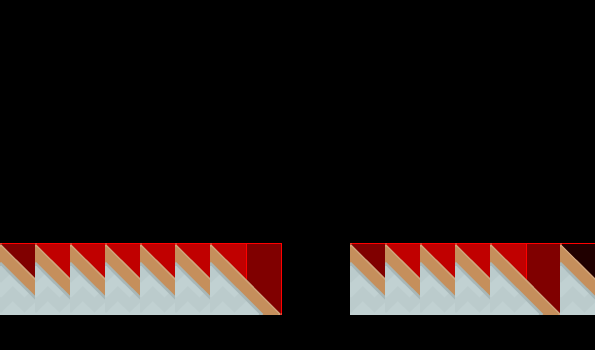

Below is a game level as drawn by its tile map, then a one-line description and the .tmx that defines it (tile-layer data replaced by summaries):
An orthogonal 17x10 tile map with 35x35 px tiles, 2 tile layers (foreground, background) and 4 objects (3x fixture, object).

<map version="1.0" orientation="orthogonal" width="17" height="10" tilewidth="35" tileheight="35">
 <properties>
  <property name="atlas" value="tiles_spritesheet.txt" />
 </properties>
 <tileset firstgid="1" name="tiles_spritesheet.2" tilewidth="72" tileheight="72" spacing="2">
  <image source="tiles_spritesheet.2.png" width="960" height="960" />
 </tileset>
 <layer name="foreground" width="17" height="10">
  <data>[170 cells, 13 non-empty, 1 distinct tile ids]</data>
 </layer>
 <layer name="background" width="17" height="10">
  <data>[170 cells, 0 non-empty, 0 distinct tile ids]</data>
 </layer>
 <objectgroup name="bodies" width="17" height="10">
  <object name="environment" type="object" x="0" y="560">
   <polyline points="0,0 0,-560 1190,-560 1190,0" />
  </object>
  <object name="ground" type="fixture" x="0" y="560">
   <properties>
    <property name="body" value="environment" />
    <property name="userData" value="ground" />
   </properties>
   <polyline points="0,0 490,0" />
  </object>
  <object name="ground" type="fixture" x="700" y="560">
   <properties>
    <property name="body" value="environment" />
    <property name="userData" value="ground" />
   </properties>
   <polyline points="0,0 350,0" />
  </object>
  <object name="ground" type="fixture" x="1120" y="560">
   <properties>
    <property name="body" value="environment" />
    <property name="userData" value="ground" />
   </properties>
   <polyline points="0,0 70,0" />
  </object>
 </objectgroup>
</map>